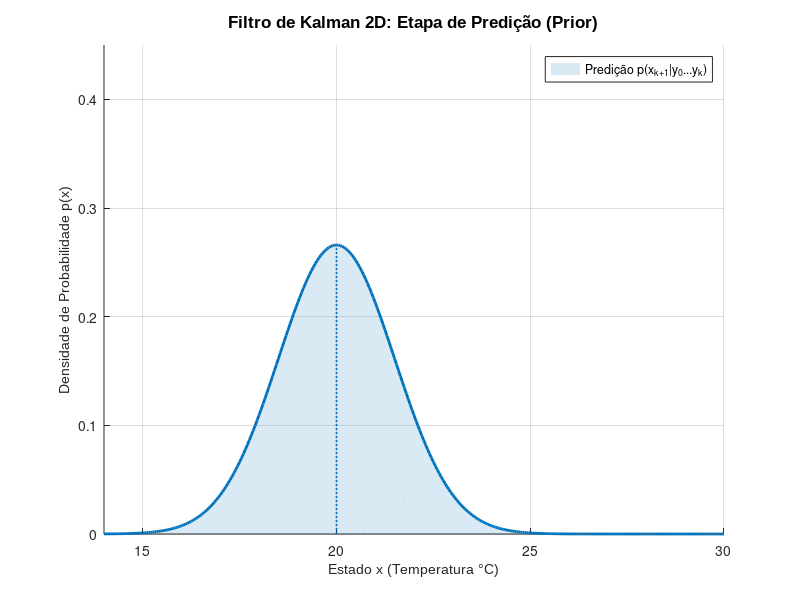

Recreate this plot in MATLAB. (Note: this script raises an error after producing the figure.)
clc; clear all; close all;

% Parâmetros para k = 1
mu_pred = 20.0; sigma_pred = 1.5;
mu_meas = 24.0; sigma_meas = 1.2;
mu_post = 22.4; sigma_post = 0.94;

x = 14:0.05:30;

% PDFs
y_pred = (1 / (sqrt(2*pi)*sigma_pred)) * exp(-(x - mu_pred).^2 / (2*sigma_pred^2));
y_meas = (1 / (sqrt(2*pi)*sigma_meas)) * exp(-(x - mu_meas).^2 / (2*sigma_meas^2));
y_post = (1 / (sqrt(2*pi)*sigma_post)) * exp(-(x - mu_post).^2 / (2*sigma_post^2));

% ----------------- PLOT 1: PREDIÇÃO -----------------
fig1 = figure('Position', [100, 100, 800, 400]);
hold on;
fill([x(1), x, x(end)], [0, y_pred, 0], [0.0, 0.4470, 0.7410], 'FaceAlpha', 0.15, 'EdgeColor', 'none');
plot(x, y_pred, 'Color', [0.0, 0.4470, 0.7410], 'LineWidth', 2.0);
plot([mu_pred, mu_pred], [0, max(y_pred)], 'Color', [0.0, 0.4470, 0.7410], 'LineStyle', ':', 'LineWidth', 1.2);
title('Filtro de Kalman 2D: Etapa de Predição (Prior)', 'FontSize', 12, 'FontWeight', 'bold', 'FontName', 'Arial');
xlabel('Estado x (Temperatura °C)', 'FontSize', 10, 'FontName', 'Arial');
ylabel('Densidade de Probabilidade p(x)', 'FontSize', 10, 'FontName', 'Arial');
legend('Predição p(x_{k+1}|y_0...y_k)', 'Location', 'best');
xlim([14, 30]); ylim([0, 0.45]);
grid on; ax = gca; ax.GridLineStyle = '--'; ax.GridAlpha = 0.5; box on;
exportgraphics(fig1, '../../images/aula10_kalman_2d_1_predicao.png', 'Resolution', 200);
close(fig1);

% ----------------- PLOT 2: MEDIÇÃO -----------------
fig2 = figure('Position', [100, 100, 800, 400]);
hold on;
% Predição
fill([x(1), x, x(end)], [0, y_pred, 0], [0.0, 0.4470, 0.7410], 'FaceAlpha', 0.05, 'EdgeColor', 'none');
plot(x, y_pred, 'Color', [0.0, 0.4470, 0.7410], 'LineWidth', 1.2, 'LineStyle', '--');
% Medição
fill([x(1), x, x(end)], [0, y_meas, 0], [0.8500, 0.3250, 0.0980], 'FaceAlpha', 0.15, 'EdgeColor', 'none');
plot(x, y_meas, 'Color', [0.8500, 0.3250, 0.0980], 'LineWidth', 2.0);
plot([mu_meas, mu_meas], [0, max(y_meas)], 'Color', [0.8500, 0.3250, 0.0980], 'LineStyle', ':', 'LineWidth', 1.2);
title('Filtro de Kalman 2D: Introdução da Medição (Likelihood)', 'FontSize', 12, 'FontWeight', 'bold', 'FontName', 'Arial');
xlabel('Estado x (Temperatura °C)', 'FontSize', 10, 'FontName', 'Arial');
ylabel('Densidade de Probabilidade p(x)', 'FontSize', 10, 'FontName', 'Arial');
legend('Predição (anterior)', 'Medição p(y_{k+1}|x_{k+1})', 'Location', 'best');
xlim([14, 30]); ylim([0, 0.45]);
grid on; ax = gca; ax.GridLineStyle = '--'; ax.GridAlpha = 0.5; box on;
exportgraphics(fig2, '../../images/aula10_kalman_2d_2_medicao.png', 'Resolution', 200);
close(fig2);

% ----------------- PLOT 3: POSTERIORI -----------------
fig3 = figure('Position', [100, 100, 800, 400]);
hold on;
% Predição
fill([x(1), x, x(end)], [0, y_pred, 0], [0.0, 0.4470, 0.7410], 'FaceAlpha', 0.05, 'EdgeColor', 'none');
plot(x, y_pred, 'Color', [0.0, 0.4470, 0.7410], 'LineWidth', 1.2, 'LineStyle', '--');
% Medição
fill([x(1), x, x(end)], [0, y_meas, 0], [0.8500, 0.3250, 0.0980], 'FaceAlpha', 0.05, 'EdgeColor', 'none');
plot(x, y_meas, 'Color', [0.8500, 0.3250, 0.0980], 'LineWidth', 1.2, 'LineStyle', '--');
% Posteriori
fill([x(1), x, x(end)], [0, y_post, 0], [0.4660, 0.6740, 0.1880], 'FaceAlpha', 0.20, 'EdgeColor', 'none');
plot(x, y_post, 'Color', [0.4660, 0.6740, 0.1880], 'LineWidth', 2.2);
plot([mu_post, mu_post], [0, max(y_post)], 'Color', [0.4660, 0.6740, 0.1880], 'LineStyle', ':', 'LineWidth', 1.2);
title('Filtro de Kalman 2D: Etapa de Correção (Posterior)', 'FontSize', 12, 'FontWeight', 'bold', 'FontName', 'Arial');
xlabel('Estado x (Temperatura °C)', 'FontSize', 10, 'FontName', 'Arial');
ylabel('Densidade de Probabilidade p(x)', 'FontSize', 10, 'FontName', 'Arial');
legend('Predição (Prior)', 'Medição (Likelihood)', 'Posteriori p(x_{k+1}|y_0...y_{k+1})', 'Location', 'best');
xlim([14, 30]); ylim([0, 0.45]);
grid on; ax = gca; ax.GridLineStyle = '--'; ax.GridAlpha = 0.5; box on;
exportgraphics(fig3, '../../images/aula10_kalman_2d_3_posteriori.png', 'Resolution', 200);
close(fig3);

disp('Plots 2D do Filtro de Kalman gerados com sucesso!');
